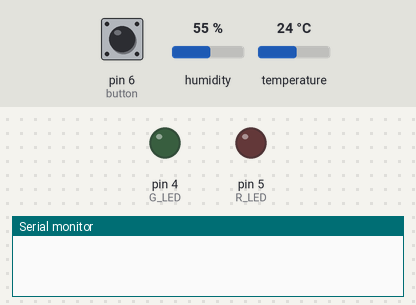
Bench run of a sketch on a simulated Arduino Uno, built with avr-gcc and run on an emulated ATmega328P. On the bench: output pins drawn as LEDs (lit = HIGH), the last lines printed to the serial monitor. The inputs (shaded band) are chosen by the test bench; at power-on: pin 6 (button) HIGH, temperature 24 °C, humidity 55 %.

Above: at 1.2 s.
1.3 s: pin 6 (button) pulled LOW for 0.15 s
At 2.3 s:
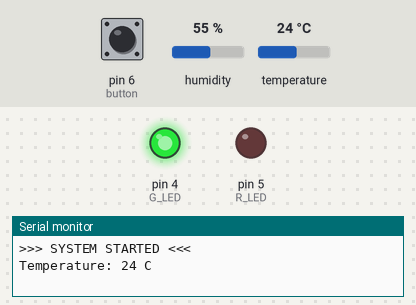
2.9 s: temperature set to 33 °C
5.9 s: temperature set to 36 °C
7.4 s: pin 6 (button) pulled LOW for 1 s
At 8.5 s:
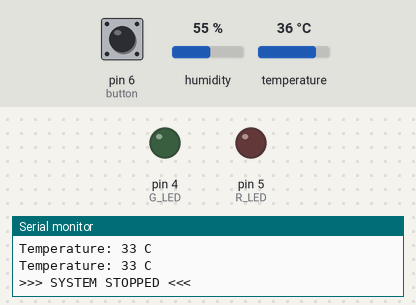
9.9 s: pin 6 (button) pulled LOW for 0.15 s
At 11.1 s:
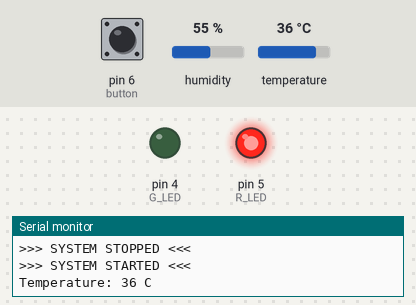
11.5 s: pin 6 (button) pulled LOW for 3.2 s
At 12.8 s:
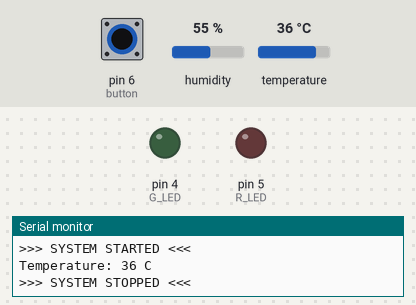
Timing chart, 0 to 14.5 s (numbered marks = the images above; inputs shaded):
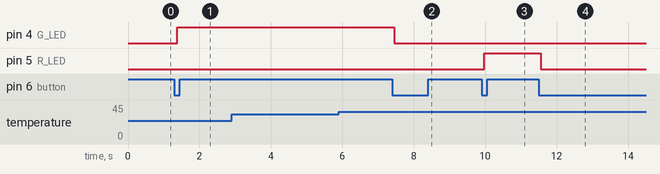

The sketch:

Temperature_Monitor_Code.ino
```cpp
#include "DHT.h"

#define DHTPIN 2
#define DHTTYPE DHT11

DHT dht(DHTPIN, DHTTYPE);

const int G_LED = 4;
const int R_LED = 5;
const int button = 6;

bool lastbuttonstate = HIGH;

// Debounce variables
unsigned long debounce = 0;
const unsigned long debounceDelay = 50;

// System state
bool systemstate = false;

// Sensor timing
unsigned long previousMillis = 0;
const unsigned long sensorinterval = 2000; // Read sensor every 2 seconds

void shutdownAndReset() {
    digitalWrite(G_LED, LOW);
    digitalWrite(R_LED, LOW);
}

void setup() {
    pinMode(G_LED, OUTPUT);
    pinMode(R_LED, OUTPUT);
    pinMode(button, INPUT_PULLUP);

    shutdownAndReset();

    Serial.begin(9600);
    dht.begin();
}

void loop() {
    unsigned long currentMillis = millis();

    // Debounce button
    bool reading = digitalRead(button);

    if (reading != lastbuttonstate) {
        debounce = currentMillis;
        lastbuttonstate = reading;
    }

    if ((currentMillis - debounce) > debounceDelay) {
        static bool confirmedstate = HIGH;

        if (reading == LOW && confirmedstate == HIGH) {
            systemstate = !systemstate;

            if (systemstate) {
                Serial.println(F(">>> SYSTEM STARTED <<<"));

                // Force immediate first sensor read
                previousMillis = currentMillis - sensorinterval;
            } else {
                Serial.println(F(">>> SYSTEM STOPPED <<<"));
                shutdownAndReset();
            }
        }

        confirmedstate = reading;
    }

    // Run system only when ON
    if (systemstate) {
        if (currentMillis - previousMillis >= sensorinterval) {
            previousMillis = currentMillis;

            float Temp = dht.readTemperature();

            if (isnan(Temp)) {
                Serial.println(F("ERROR: Sensor failed!"));
                return;
            }

            Serial.print(F("Temperature: "));
            Serial.print(Temp, 0);
            Serial.println(F(" C"));

            if (Temp < 35) {
                digitalWrite(G_LED, HIGH);
                digitalWrite(R_LED, LOW);
            } else {
                digitalWrite(G_LED, LOW);
                digitalWrite(R_LED, HIGH);
            }
        }
    }
}
```

Measured:
- after the input at 1.3 s, pin 4 (G_LED): LOW → HIGH after 0.07 s
- after the input at 7.4 s, pin 4 (G_LED): HIGH → LOW after 0.05 s instead of 2.0 s; pin 5 (R_LED): stays LOW (without the input it goes to HIGH after 2.0 s)
- after the input at 9.9 s, pin 5 (R_LED): LOW → HIGH after 0.07 s
- after the input at 11.5 s, pin 5 (R_LED): HIGH → LOW after 0.05 s
